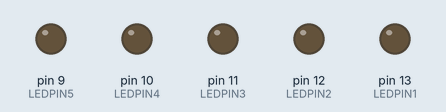
Simulated run of this sketch. Board: Arduino Uno, built with avr-gcc and run on an emulated ATmega328P. Parts: output pins drawn as LEDs (lit = HIGH).

Above: at 0.1 s.
At 0.5 s:
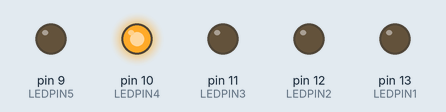
At 1.3 s:
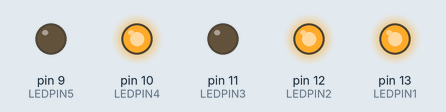
At 2.3 s:
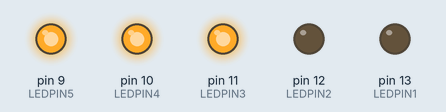
At 3.3 s:
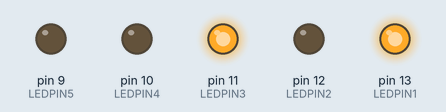
At 4.5 s:
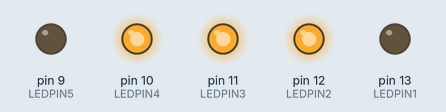
Timing chart, 0 to 4.8 s (numbered marks = the images above):
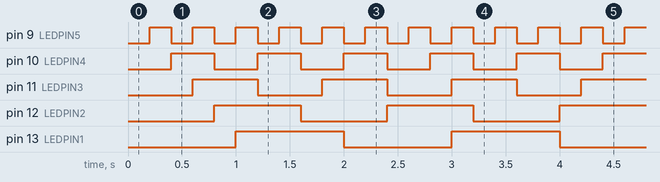

Measured:
- by itself, pin 9 (LEDPIN5): alternates HIGH for 0.20 s and LOW for 0.20 s
- by itself, pin 10 (LEDPIN4): alternates HIGH for 0.40 s and LOW for 0.40 s
- by itself, pin 11 (LEDPIN3): alternates HIGH for 0.60 s and LOW for 0.60 s
- by itself, pin 12 (LEDPIN2): alternates HIGH for 0.80 s and LOW for 0.80 s
- by itself, pin 13 (LEDPIN1): alternates HIGH for 1.0 s and LOW for 1.0 s

The sketch:

U5_06a_Delay_Assignment.ino
```cpp
/*const int LED = 13;

int ledState = LOW;

unsigned long previousTime = 0;

const int interval = 1000;

void setup() {
  pinMode(LED, OUTPUT);
}

void loop() {
  unsigned long currentTime = millis();

  if (currentTime - previousTime >= interval) {
    previousTime = currentTime;

    if (ledState == LOW) {
      ledState = HIGH;
    } else {
      ledState = LOW;
    }

    digitalWrite(LED, ledState);
  }
}*/

/*const int LED1 = 13;

int ledState1 = LOW;

unsigned long previousTime1 = 0;

const int timeOnInt1 = 1000;
const int timeOffInt1 = 1000;


void setup() {
  pinMode(LED1, OUTPUT);
}

void loop() {
  unsigned long currentTime1 = millis();

  if (ledState1 == HIGH && currentTime1 - previousTime1 >= timeOnInt1) {
    previousTime1 = currentTime1;
    ledState1 = LOW;
    digitalWrite(LED1, ledState1);
  } else if (ledState1 == LOW && currentTime1 - previousTime1 >= timeOffInt1) {
    previousTime1 = currentTime1;
    ledState1 = HIGH;
    digitalWrite(LED1, ledState1);
  }
}*/

/*const int LED1 = 13;
const int LED2 = 12;

int ledState1 = LOW;
int ledState2 = LOW;

unsigned long previousTime1 = 0;
unsigned long previousTime2 = 0;

const int timeOnInt1 = 1000;
const int timeOffInt1 = 500;
const int timeOnInt2 = 200;
const int timeOffInt2 = 200;


void setup() {
  pinMode(LED1, OUTPUT);
  pinMode(LED2, OUTPUT);
}

void loop() {
  unsigned long currentTime1 = millis();
  unsigned long currentTime2 = millis();

  if (ledState1 == HIGH && currentTime1 - previousTime1 >= timeOnInt1) {
    previousTime1 = currentTime1;
    ledState1 = LOW;
    digitalWrite(LED1, ledState1);
  } else if (ledState1 == LOW && currentTime1 - previousTime1 >= timeOffInt1) {
    previousTime1 = currentTime1;
    ledState1 = HIGH;
    digitalWrite(LED1, ledState1);
  }
  if (ledState2 == HIGH && currentTime2 - previousTime2 >= timeOnInt2) {
    previousTime2 = currentTime2;
    ledState2 = LOW;
    digitalWrite(LED2, ledState2);
  } else if (ledState2 == LOW && currentTime2 - previousTime2 >= timeOffInt2) {
    previousTime2 = currentTime2;
    ledState2 = HIGH;
    digitalWrite(LED2, ledState2);
  }
}*/

class LEDBlinker {
  public:
    LEDBlinker(int ledpin, int onInterval, int offInterval)
    {
      pin = ledpin;
      state = LOW;
      previousTime = 0;
      onInt = onInterval;
      offInt = offInterval;
      pinMode(pin, OUTPUT);
    }

    void stopBlink()
    {
      blinking = false;
      pinMode(pin, LOW);
    }
    void startBlink()
    {
      blinking = true;
      pinMode(pin, HIGH);
    }

    // call to check if LED needs to turn on or off
    void update()
    {
      if (blinking == false) {
        return false;

      }
      unsigned long currentTime = millis();

      if ((state == HIGH) && (currentTime - previousTime >= onInt)) {
        // save the last time you blinked the LED
        previousTime = currentTime;
        state = LOW;

        // set the LED with the ledState of the variable:
        digitalWrite(pin, state);
      }
      else if ((state == LOW) && (currentTime - previousTime >= offInt)) {
        previousTime = currentTime;
        state = HIGH;

        // set the LED with the ledState of the variable:
        digitalWrite(pin, state);
      }
    }

  // state of object
  private:
    int pin;     // the pin of this LED
    int onInt;   // the time this LED should be on
    int offInt;  // the time this LED should be off
    int state;   // the state HIGH/LOW or the LED
    unsigned long previousTime;  // the time this LED last switched state
    bool blinking = true;
};


void setup() {
  Serial.begin(9600);
}

const int LEDPIN1 = 13;
const int LEDPIN2 = 12;
const int LEDPIN3 = 11;
const int LEDPIN4 = 10;
const int LEDPIN5 = 9;

// create LEDBlinkers
LEDBlinker led1(LEDPIN1, 1000, 1000);
LEDBlinker led2(LEDPIN2, 800, 800);
LEDBlinker led3(LEDPIN3, 600, 600);
LEDBlinker led4(LEDPIN4, 400, 400);
LEDBlinker led5(LEDPIN5, 200, 200);


void loop() {
  led1.update();
  led2.update();
  led3.update();
  led4.update();
  led5.update();
  while (Serial.available()) {
    char c = Serial.read();
    if (c == '1') {
      led1.startBlink();
      led2.startBlink();
      led3.startBlink();
      led4.startBlink();
      led5.startBlink();
    } else if (c == '0'){
      led1.stopBlink();
      led2.stopBlink();
      led3.stopBlink();
      led4.stopBlink();
      led5.stopBlink();
    }
  }
}
```
